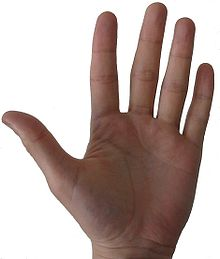
#> input picture Part 1/Lession 6_Types of Features & Image Segmentation/image contours/hand.jpg, 220 x 259 px
$ python 'image contuors.py'   (older library calls are emulated)
#> lines starting #> are read from the running program, lines starting #| are printed output that depends on the picture; after the words box and inside, x2 and y2 are one past the last pixel; in counts of white or black regions, pixels touching at a corner belong together; long printed decimals are rounded
import numpy as np
import matplotlib.pyplot as plt
import cv2


def orientations(contours):
    """
    Orientation
    :param contours: a list of contours
    :return: angles, the orientations of the contours
    """

    # Create an empty list to store the angles in
    # Tip: Use angles.append(value) to add values to this list
    angles = []

    for contour in contours:
        (x, y), (MA, ma), angle = cv2.fitEllipse(contour)
        angles.append(angle)

    return angles


def left_hand_crop(image, selected_contour):
    """
    Left hand crop
    :param image: the original image
    :param selectec_contour: the contour that will be used for cropping
    :return: cropped_image, the cropped image around the left hand
    """
    # Make a copy of the image to crop
    cropped_image = np.copy(image)

    # find rectangle
    x, y, w, h = cv2.boundingRect(selected_contour)

    # crop
    cropped_image = cropped_image[y : y + h, x : x + w]
    return cropped_image


if __name__ == '__main__':
    # load in color image for face detection
    image = cv2.imread('hand.jpg')
#> image is the input picture: shape (259, 220, 3); mean B, G, R 164.5, 169.7, 186.8

    # convert to RBG
    image = cv2.cvtColor(image, cv2.COLOR_BGR2RGB)

    # gray
    gray = cv2.cvtColor(image, cv2.COLOR_RGB2GRAY)
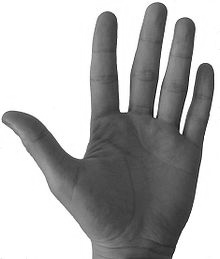
#> gray: shape (259, 220); min 2, max 255, mean 174.2

    # convert to binary image
    retval, binary = cv2.threshold(gray, 230, 255, cv2.THRESH_BINARY_INV)
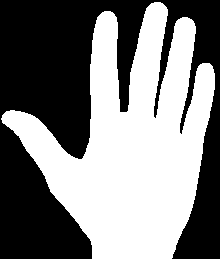
#> binary: shape (259, 220); 49.5% white; 1 white region
    # plt.imshow(binary, cmap='gray')

    # find contours
    retval, contours, hierachy = cv2.findContours(binary, cv2.RETR_TREE, cv2.CHAIN_APPROX_SIMPLE)
#> contours = 1 contour; box (x1, y1, x2, y2) and area: (1, 2, 215, 259) 27546

    # draw contours
    all_contours = cv2.drawContours(image, contours, -1, (0, 255, 0), 2)
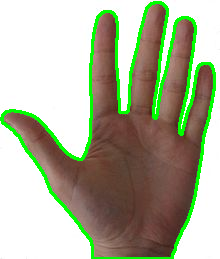
#> all_contours: shape (259, 220, 3); mean R, G, B 173.3, 177.7, 152.7
    # plt.imshow(all_contours)

    angles = orientations(contours)
#> the loop in orientations, `for contour in contours:` made 1 pass
#> (x, y, MA, ma, angle) on pass 1: (119.1, 128.8, 183, 244.7, 169.1)
#> after the loop in orientations, `for contour in contours:`: angles = [169.1]
#> angles = [169.1]
    print('Angles of each contour (in degrees): ' + str(angles))
#| Angles of each contour (in degrees): [169.058]
    crop_hand = left_hand_crop(image, contours[0])
#> in left_hand_crop, `x, y, w, h = cv2.boundingRect(selected_contour)`: x = 1; y = 2; w = 214; h = 257
#> in left_hand_crop, `cropped_image = cropped_image[y : y + h, x : x + w]`:
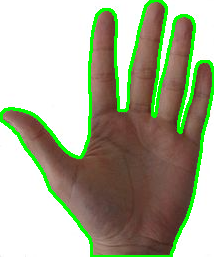
#> cropped_image: shape (257, 214, 3); mean R, G, B 170.5, 174.9, 149.2
    plt.imshow(crop_hand)
    plt.show()
